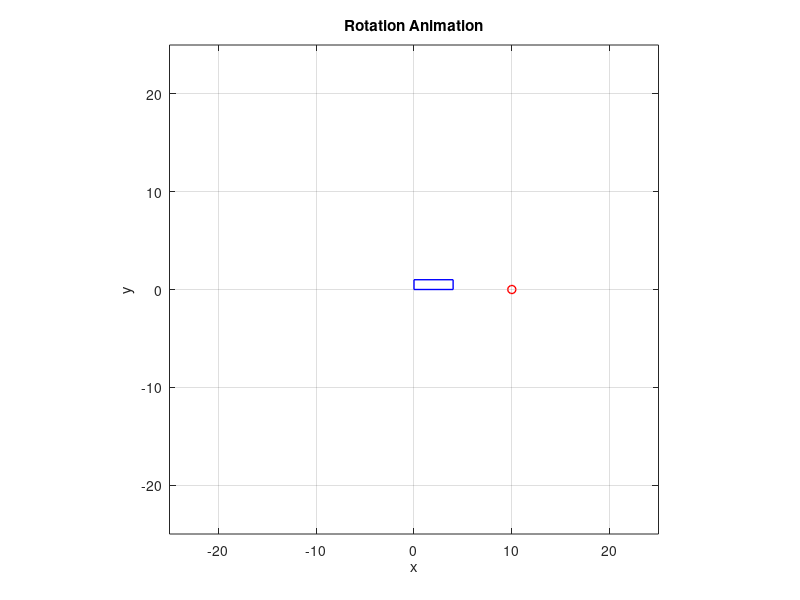

MATLAB code for this plot:
clear all;
close all;
clc;
format long;
name = 'Kasey Haman';
id = 'A16978114';

%%Problem 1%

%Part a
star = [4, 0;
        1, 1;
        0, 7;
       -1, 1;
       -4, 0;
       -1, -1;
        0, -7;
        1, -1;
        4, 0]; 

plot(star(:,1), star(:,2), '-b', 'LineWidth', 1)
hold on;
axis([-30 30 -30 30]);
title('Star Shaped Transformations');
grid on;
axis equal;

%Part b
plot([-40 40], [0, 0], 'b-', 'LineWidth', 0.5)
plot([0 0], [-40, 40], 'b-', 'LineWidth', 0.5)
xlabel('x');
ylabel('y');


%Part c
theta = pi/3;
rot_matrix = [cos(theta), -sin(theta), 0;
    sin(theta), cos(theta) 0;
    0, 0, 1];

%Modify Star Matrix
augmented_star = [star, ones(size(star, 1), 1)]';

rot_star = rot_matrix * augmented_star;
plot(rot_star(1, :), rot_star(2,:), 'r-', 'LineWidth', 1)

%Part d
translation_matrix = [1 0 7; 0 1 3; 0 0 1];
translated_star = translation_matrix * rot_star;
plot(translated_star(1, :), translated_star(2,:), 'g-', 'LineWidth', 1)

%Part e
scaling_matrix = [2 0 0; 0 4 0; 0 0 1];
scaled_star = scaling_matrix * translated_star;
plot(scaled_star(1, :), scaled_star(2,:), 'm-', 'LineWidth', 1);

%Part f
reflection_matrix = [1 0 0; 0 -1 0; 0 0 1];
reflected_star = reflection_matrix * scaled_star;
plot(reflected_star(1, :), reflected_star(2,:), 'c-', 'LineWidth', 1)


%%Problem 2
shape = [3 6; 6 6; 6 7; 4 7; 4 11; 3 11];
plot([shape(:,1); shape(1,1)], [shape(:,2); shape(1,2)], 'k-', 'LineWidth', 2);
LinePoint1 = [13, 5];
LinePoint2 = [-35, 2];

hold on;
title('Reflection Across Arbitrary Line')
plot([13, -35], [5, 2], '-b', 'LineWidth', 1)
plot(LinePoint1(1), LinePoint1(2), 'ko', 'MarkerFaceColor', 'b', 'MarkerSize', 5); % Point A
plot(LinePoint2(1), LinePoint2(2), 'ko', 'MarkerFaceColor', 'b', 'MarkerSize', 5); % Point B
axis equal;

%Translation Matrix
translation_matrix = [1 0 -LinePoint1(1); 0 1 -LinePoint1(2); 0 0 1];
invtranslation_matrix = [1 0 LinePoint1(1); 0 1 LinePoint1(2); 0 0 1];


%Find angle of arbitrary line
theta = atan((LinePoint2(2) - LinePoint1(2))/(LinePoint2(1) - LinePoint1(1)));

%Rotate line to axis (CLOCKWISE ROTATION)
rot_matrix = [cos(-theta), -sin(-theta), 0;
    sin(-theta), cos(-theta) 0;
    0, 0, 1];

%Reflect across axis
reflection_matrix = [1 0 0; 0 -1 0; 0 0 1];

%Rotate back the axis (COUNTER-CLOCKWISE ROTATION)
invrot_matrix = [cos(theta), -sin(theta), 0;
    sin(theta), cos(theta) 0;
    0, 0, 1];

%Prepare shape for multiplication
augmented_shape = [shape'; ones(1, size(shape, 1))];

%Multiply matricies in proper order
reflected_shape = (invtranslation_matrix * invrot_matrix * reflection_matrix * rot_matrix * translation_matrix * augmented_shape)';

%Plot reflected shape
plot([reflected_shape(:,1); reflected_shape(1,1)], [reflected_shape(:,2); reflected_shape(1,2)], 'k--', 'LineWidth', 2);


%%Problem 3
%Part a
rectangle = [0, 0; 4, 0; 4, 1; 0,1; 0 0];
plot(rectangle(:, 1), rectangle(:, 2), '-b', 'LineWidth', 1)
hold on;
axis([-25 25 -25 25])
xlabel('x');
ylabel('y');
axis equal;
grid on;
title('Rotation Animation')

%Part b
B = [10 0];
plot(B(1), B(2), 'ro', 'LineWidth', 1)

%Part c
theta = 6*pi/100;

translation_matrix = [1 0 -B(1); 0 1 -B(2); 0 0 1];

invtranslation_matrix = [1 0 B(1); 0 1 B(2); 0 0 1];

rot_matrix = [cos(theta), -sin(theta), 0;
    sin(theta), cos(theta) 0;
    0, 0, 1];

augmented_rectangle = [rectangle, ones(size(rectangle, 1) ,1)]';

rot_rectangle = invtranslation_matrix * rot_matrix * translation_matrix * augmented_rectangle;

%Part d
for n=1:100

    clf;

    theta = 6*pi*n/100;

rot_matrix = [cos(theta), -sin(theta), 0;
    sin(theta), cos(theta) 0;
    0, 0, 1];

rot_rectangle = invtranslation_matrix * rot_matrix * translation_matrix * augmented_rectangle;

plot(rot_rectangle(1, :), rot_rectangle(2, :), '-b', 'LineWidth', 1)
axis([-25 25 -25 25])
xlabel('x');
ylabel('y');
axis equal;
grid on;
title('Rotation Animation')
hold on;
plot(B(1), B(2), 'ro', 'LineWidth', 1)

pause(0.005)
end


%For future reference:

%Rotation Matrix (CCW)
rot_matrix = [cos(theta), -sin(theta), 0;
    sin(theta), cos(theta) 0;
    0, 0, 1];
%Rotate (CLOCKWISE ROTATION)
rot_matrix = [cos(-theta), -sin(-theta), 0;
    sin(-theta), cos(-theta) 0;
    0, 0, 1];

%Translation Matrix
translation_matrix = [1 0 -LinePoint1(1); 0 1 -LinePoint1(2); 0 0 1];
invtranslation_matrix = [1 0 LinePoint1(1); 0 1 LinePoint1(2); 0 0 1];

%Scaling Matrix
scaling_matrix = [2 0 0; 0 4 0; 0 0 1];


%Reflection Matrix
reflection_matrix = [1 0 0; 0 -1 0; 0 0 1];





